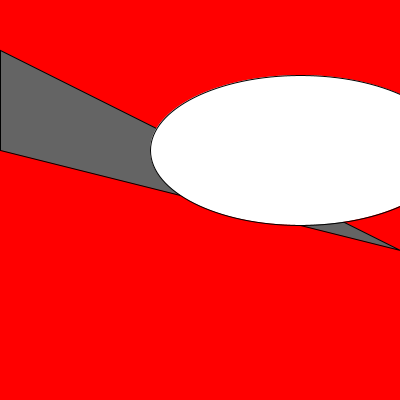
Frame 1 (no input)
Frame 60 (the mouse pressed at the canvas centre just before this capture): identical to frame 1, image omitted
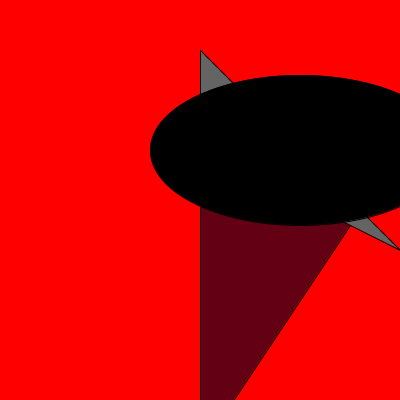
Frame 120 (the mouse held since frame 60 and released just before this capture)

The Processing sketch that drew these frames (run headless with seeded random() and noise(); from frame 60 on, the mouse is pressed at the canvas centre):

// Processing sketch: sketch_23_2
// ── sketch_23_2.pde
//2. Invent three unique shapes that behave differently 
//in relation to the mouse. Each shape’s behavior should
//change when the mouse is pressed. Relate the form of
//each shape to its behavior.


void setup() {
size(400, 400);
smooth();
}

//traingular shape moves with cursor and turns into hand
//when mouse pressed.
void draw() { 
background(255,0,0);
if (mousePressed == true) {
cursor(HAND);
fill(100, 0, 20);
triangle(mouseX, 200, mouseX, 450, height, 150);//appears when pressed
} else {
cursor(MOVE);
}
fill (100);
triangle(mouseX, 50, mouseX, 150, height, 250);


//ellipse that turns black when mouse pressed.
if (mousePressed == true) {
fill(0);
} else if (mousePressed == false) {
  fill(255);
} else {
}
ellipse(300, 150, 300, 150);
}
